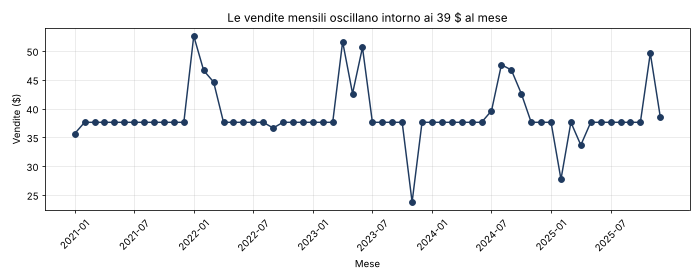

Write Python code to recreate this figure.
# Python Visual - AREA VENDITE
# Campi da trascinare nel visual: Calendario[AnnoMese], [Totale Vendite]
import matplotlib.pyplot as plt

dati = dataset.groupby("AnnoMese", as_index=False)["Totale Vendite"].sum()
dati = dati.sort_values("AnnoMese")

plt.figure(figsize=(10, 4))
plt.plot(dati["AnnoMese"], dati["Totale Vendite"], marker="o", color="#1f3a5f")
plt.title("Le vendite mensili oscillano intorno ai 39 $ al mese")
plt.xlabel("Mese")
plt.ylabel("Vendite ($)")
plt.xticks(dati["AnnoMese"][::6], rotation=45)
plt.grid(alpha=0.3)
plt.tight_layout()
plt.show()
